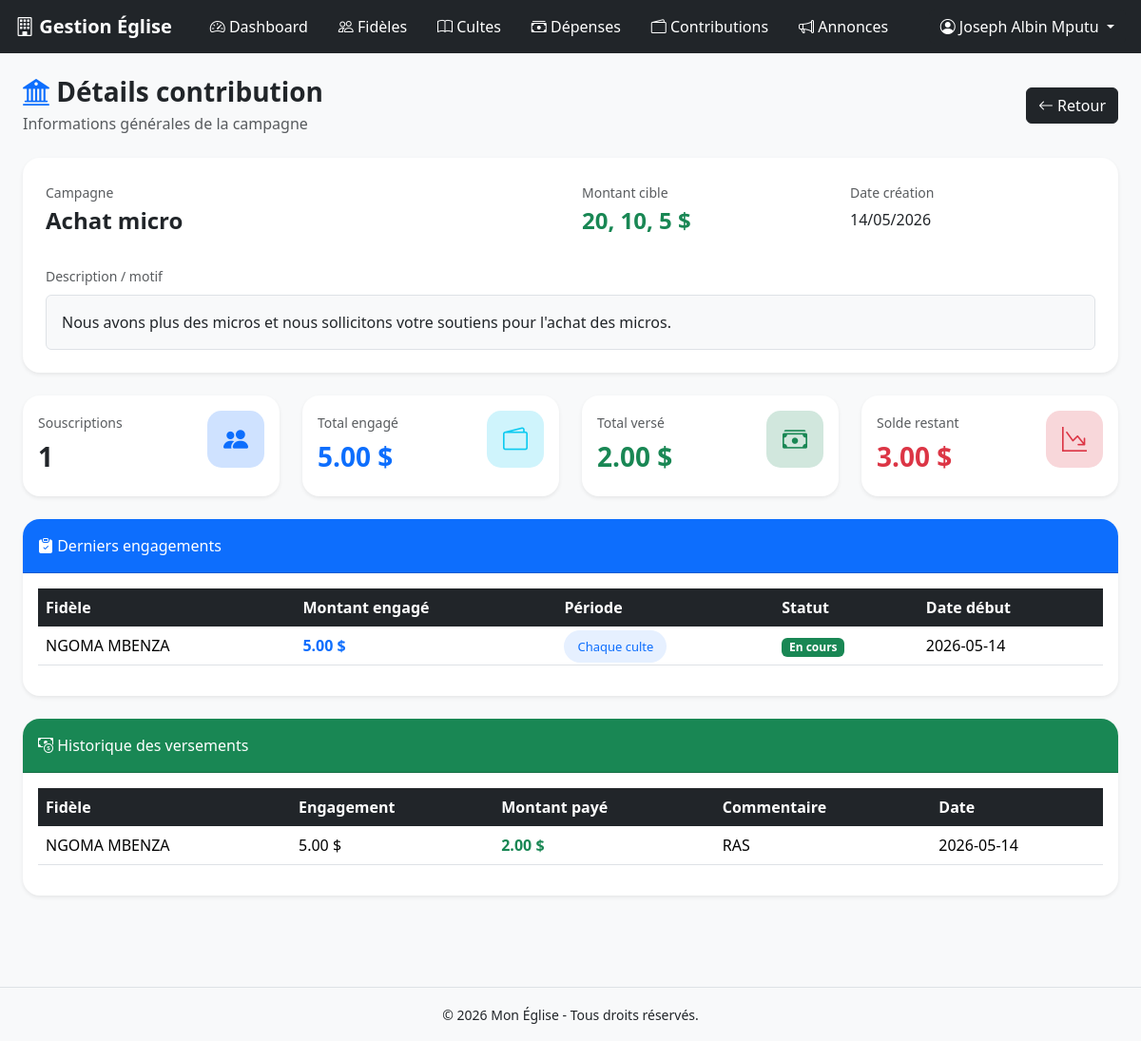
The app's page /views/fonds/view.php?id=2 (signed in) with its own data.
### tables this page shows
CREATE TABLE `fonds` (
  `id` int(11) NOT NULL,
  `montant` varchar(50) NOT NULL,
  `motif` text NOT NULL,
  `campagne` varchar(255) NOT NULL,
  `created_at` timestamp NOT NULL DEFAULT current_timestamp()
);

CREATE TABLE `engagements_fonds` (
  `id` int(11) NOT NULL,
  `user_id` int(11) NOT NULL,
  `fonds_id` int(11) NOT NULL,
  `montant_engage` decimal(10,2) NOT NULL,
  `periode` enum('Journalier','Hebdomadaire','Mensuel','Chaque culte','Autre') NOT NULL,
  `description_periode` varchar(255) DEFAULT NULL,
  `date_debut` date DEFAULT NULL,
  `date_fin` date DEFAULT NULL,
  `statut` enum('En cours','Terminé','Suspendu') DEFAULT 'En cours',
  `created_at` timestamp NOT NULL DEFAULT current_timestamp(),
  `cycle_actif` tinyint(1) DEFAULT 1,
  `cycle_num` int(11) DEFAULT 1
);

CREATE TABLE `users` (
  `id` int(11) NOT NULL,
  `nom` varchar(100) NOT NULL,
  `email` varchar(150) NOT NULL,
  `mot_de_passe` varchar(255) NOT NULL,
  `role` enum('admin','visiteur') DEFAULT 'visiteur',
  `created_at` timestamp NOT NULL DEFAULT current_timestamp()
);

CREATE TABLE `versements_fonds` (
  `id` int(11) NOT NULL,
  `engagement_id` int(11) NOT NULL,
  `montant` decimal(10,2) NOT NULL,
  `commentaire` text DEFAULT NULL,
  `date_versement` date NOT NULL,
  `created_at` timestamp NOT NULL DEFAULT current_timestamp()
);

### views/fonds/view.php (the view, shortened to what this page needs)
<?php
require_once '../../config/database.php';
$id = $_GET['id'] ?? 0;
$stmt = $pdo->prepare("
    SELECT *
    FROM fonds
    WHERE id = ?
");
$stmt->execute([$id]);
$f = $stmt->fetch();
$stmtSouscriptions = $pdo->prepare("
    SELECT COUNT(DISTINCT ef.user_id) AS nbre_souscriptions
    FROM engagements_fonds ef
    WHERE fonds_id = ?
");
$stmtSouscriptions->execute([$id]);
$nbre_souscriptions = $stmtSouscriptions->fetchColumn();
$stmtMontant = $pdo->prepare("
    SELECT SUM(montant_engage)
    FROM engagements_fonds
    WHERE fonds_id = ?
");
$stmtMontant->execute([$id]);
$total_engage = $stmtMontant->fetchColumn() ?? 0;
$stmtVersements = $pdo->prepare("
    SELECT SUM(vf.montant)
    FROM versements_fonds vf
    INNER JOIN engagements_fonds ef
        ON ef.id = vf.engagement_id
    WHERE ef.fonds_id = ?
");
$stmtVersements->execute([$id]);
$total_verse = $stmtVersements->fetchColumn() ?? 0;
$reste = $total_engage - $total_verse;
$engagements = $pdo->prepare("
    SELECT ef.*, u.nom
FROM engagements_fonds ef
INNER JOIN users u
    ON u.id = ef.user_id
WHERE ef.fonds_id = ?
GROUP BY ef.user_id
ORDER BY ef.id DESC
LIMIT 10
");
$engagements->execute([$id]);
$versements = $pdo->prepare("
    SELECT
        vf.*,
        u.nom,
        ef.montant_engage
    FROM versements_fonds vf
    INNER JOIN engagements_fonds ef
        ON ef.id = vf.engagement_id
    INNER JOIN users u
        ON u.id = ef.user_id
    WHERE ef.fonds_id = ?
    ORDER BY vf.id DESC
    LIMIT 10
");
$versements->execute([$id]);
require_once '../../layouts/header.php';
require_once '../../layouts/navbar_sidebar.php';
?>
<link rel="stylesheet" href="https://cdn.jsdelivr.net/npm/bootstrap-icons@1.11.3/font/bootstrap-icons.min.css">
<div class="container-fluid p-4">
    <div class="d-flex justify-content-between align-items-center mb-4">
        <div>
            <h3 class="fw-bold mb-1">
                <i class="bi bi-bank2 text-primary"></i>
                Détails contribution
            </h3>
            <p class="text-muted mb-0">
                Informations générales de la campagne
            </p>
        </div>
        <a href="index.php" class="btn btn-dark">
            <i class="bi bi-arrow-left"></i>
            Retour
        </a>
    </div>
    <div class="card shadow-sm page-card mb-4">
        <div class="card-body p-4">
            <div class="row g-4">
                <div class="col-md-6">
                    <small class="text-muted">
                        Campagne
                    </small>
                    <h4 class="fw-bold mt-1">
                        <?= htmlspecialchars($f['campagne']) ?>
                    </h4>
                </div>
                <div class="col-md-3">
                    <small class="text-muted">
                        Montant cible
                    </small>
                    <h4 class="text-success fw-bold mt-1">
                        <?= htmlspecialchars($f['montant']) ?> $
                    </h4>
                </div>
                <div class="col-md-3">
                    <small class="text-muted">
                        Date création
                    </small>
                    <h6 class="mt-2">
                        <?= date('d/m/Y', strtotime($f['created_at'])) ?>
                    </h6>
                </div>
                <div class="col-12">
                    <small class="text-muted">
                        Description / motif
                    </small>
                    <div class="bg-light rounded p-3 mt-2 border">
                        <?= nl2br(htmlspecialchars($f['motif'])) ?>
                    </div>
                </div>
            </div>
        </div>
    </div>
    <div class="row g-4 mb-4">
        <div class="col-xl-3 col-md-6">
            <div class="card shadow-sm stat-card">
                <div class="card-body">
                    <div class="d-flex justify-content-between">
                        <div>
                            <small class="text-muted">
                                Souscriptions
                            </small>
                            <h3 class="fw-bold mt-2">
                                <?= $nbre_souscriptions ?>
                            </h3>
                        </div>
                        <div class="icon-box bg-primary-subtle text-primary">
                            <i class="bi bi-people-fill"></i>
                        </div>
                    </div>
                </div>
            </div>
        </div>
        <div class="col-xl-3 col-md-6">
            <div class="card shadow-sm stat-card">
                <div class="card-body">
                    <div class="d-flex justify-content-between">
                        <div>
                            <small class="text-muted">
                                Total engagé
                            </small>
                            <h3 class="fw-bold text-primary mt-2">
                                <?= number_format($total_engage,2) ?> $
                            </h3>
                        </div>
                        <div class="icon-box bg-info-subtle text-info">
                            <i class="bi bi-wallet2"></i>
                        </div>
                    </div>
                </div>
            </div>
        </div>
        <div class="col-xl-3 col-md-6">
            <div class="card shadow-sm stat-card">
                <div class="card-body">
                    <div class="d-flex justify-content-between">
                        <div>
                            <small class="text-muted">
                                Total versé
                            </small>
                            <h3 class="fw-bold text-success mt-2">
                                <?= number_format($total_verse,2) ?> $
                            </h3>
                        </div>
                        <div class="icon-box bg-success-subtle text-success">
                            <i class="bi bi-cash-stack"></i>
                        </div>
                    </div>
                </div>
            </div>
        </div>
        <div class="col-xl-3 col-md-6">
            <div class="card shadow-sm stat-card">
                <div class="card-body">
                    <div class="d-flex justify-content-between">
                        <div>
                            <small class="text-muted">
                                Solde restant
                            </small>
                            <h3 class="fw-bold text-danger mt-2">
                                <?= number_format($reste,2) ?> $
                            </h3>
                        </div>
                        <div class="icon-box bg-danger-subtle text-danger">
                            <i class="bi bi-graph-down-arrow"></i>
                        </div>
                    </div>
                </div>
            </div>
        </div>
    </div>
    <div class="card shadow-sm page-card mb-4">
        <div class="card-header bg-primary text-white py-3">
            <i class="bi bi-clipboard-check-fill"></i>
            Derniers engagements
        </div>
        <div class="card-body table-responsive">
            <table class="table table-hover align-middle">
                <thead>
                    <tr>
                        <th>Fidèle</th>
                        <th>Montant engagé</th>
                        <th>Période</th>
                        <th>Statut</th>
                        <th>Date début</th>
                    </tr>
                </thead>
                <tbody>
                    <?php foreach($engagements as $e): ?>
                    <tr>
                        <td>
                            <?= htmlspecialchars($e['nom']) ?>
                        </td>
                        <td class="fw-bold text-primary">
                            <?= number_format($e['montant_engage'],2) ?> $
                        </td>
                        <td>
                            <span class="badge-soft">
                                <?= htmlspecialchars($e['periode']) ?>
                            </span>
                        </td>
                        <td>
                            <?php if($e['statut'] == 'En cours'): ?>
                            <span class="badge bg-success">
                                En cours
                            </span>
                            <?php elseif($e['statut'] == 'Suspendu'): ?>
                            <span class="badge bg-warning text-dark">
                                Suspendu
                            </span>
                            <?php else: ?>
                            <span class="badge bg-primary">
                                Terminé
                            </span>
                            <?php endif; ?>
                        </td>
                        <td>
                            <?= $e['date_debut'] ?>
                        </td>
                    </tr>
                    <?php endforeach; ?>
                </tbody>
            </table>
        </div>
    </div>
    <div class="card shadow-sm page-card mb-5">
        <div class="card-header bg-success text-white py-3">
            <i class="bi bi-cash-coin"></i>
            Historique des versements
        </div>
        <div class="card-body table-responsive">
            <table class="table table-hover align-middle">
                <thead>
                    <tr>
                        <th>Fidèle</th>
                        <th>Engagement</th>
                        <th>Montant payé</th>
                        <th>Commentaire</th>
                        <th>Date</th>
                    </tr>
                </thead>
                <tbody>
                    <?php foreach($versements as $v): ?>
                    <tr>
                        <td>
                            <?= htmlspecialchars($v['nom']) ?>
                        </td>
                        <td>
                            <?= htmlspecialchars($v['montant_engage']) ?> $
                        </td>
                        <td class="fw-bold text-success">
                            <?= htmlspecialchars($v['montant']) ?> $
                        </td>
                        <td>
                            <?= htmlspecialchars($v['commentaire'] ?? '-') ?>
                        </td>
                        <td>
                            <?= $v['date_versement'] ?>
                        </td>
                    </tr>
                    <?php endforeach; ?>
                </tbody>
            </table>
        </div>
    </div>
</div>
<?php require_once '../../layouts/footer.php'; ?>

### views/fonds/view.php (style rules this page uses)
.page-card { border: none; border-radius: 18px; overflow: hidden; }
.stat-card { border: none; border-radius: 18px; transition: .3s; }
.icon-box { width: 60px; height: 60px; border-radius: 15px; display: flex; align-items: center; justify-content: center; font-size: 26px; }
.table thead th { background: #212529; color: white; border: none; white-space: nowrap; }
.badge-soft { background: rgba(13, 110, 253, .1); color: #0d6efd; padding: 8px 14px; border-radius: 30px; font-size: 13px; }

### records on screen
fonds: campagne "Achat micro", montant "20, 10, 5", created_at "14/05/2026", motif "Nous avons plus des micros et nous sollicitons votre soutiens pour l'achat des micros."
engagements_fonds: user.nom "NGOMA MBENZA", montant_engage "5.00", periode "Chaque culte", statut "En cours", date_debut "2026-05-14"
versements_fonds: users.nom "NGOMA MBENZA", engagement.montant_engage "5.00", montant "2.00", commentaire "RAS", date_versement "2026-05-14"

### other values on screen
$_SESSION['user']['nom'] "Joseph Albin Mputu"
$nbre_souscriptions "1"
$total_engage "5.00"
$total_verse "2.00"
$reste "3.00"
